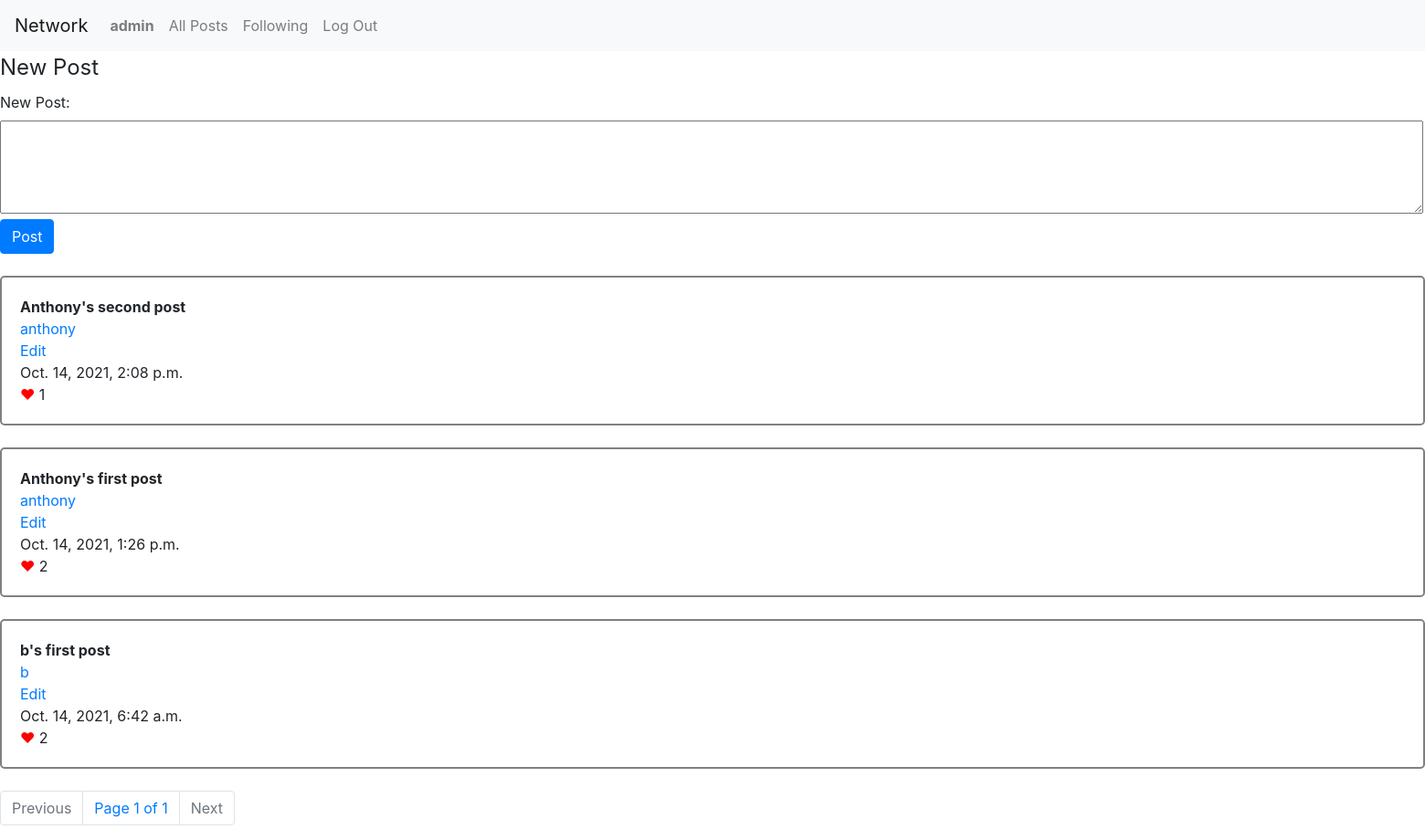
Page /following (signed in) on the committed database.
### network/models.py (models this page shows, shortened)
class User(AbstractUser):
    followers = models.ManyToManyField("User", blank=True, related_name="following")
    profile = models.TextField()

class Post(models.Model):
    user = models.ForeignKey("User", on_delete=models.CASCADE, related_name="posts")
    content = models.TextField(blank=False)
    timestamp = models.DateTimeField(auto_now_add=True)
    likers = models.ManyToManyField("User", related_name="like_posts")
    def likes(self):
        return len(self.likers.all())

### network/views.py (the view)
# urls.py: path("", views.index, name="index"),
def index(request, scope=''):
    if scope == 'following':
        post_list = Post.objects.filter(user__in=request.user.following.all())
    else:
        post_list = Post.objects.all()
    post_list = post_list.order_by("-timestamp").all()
    paginator = Paginator(post_list, 3)
    page_obj = paginator.get_page(request.GET.get('page'))
    return render(request, "network/index.html", {
        'post_form': PostForm().as_table(),
        'page_obj': page_obj,
        })

### network/templates/network/index.html (shortened to what this page needs)
{% extends "network/layout.html" %}
{% load static %}
{% block body %}
    {% if user.is_authenticated %}
    <div id="new-post-area">
        <form>
            <fieldset>
                <legend>New Post</legend>
                {{ post_form }}<br>
                <input type="submit" class="btn btn-primary" value="Post" id="btn-post">
            </fieldset>
        </form><br>
    </div>
    <div id="all-posts">
        {% for post in page_obj %}
        <div class='div-post'>
            <b id='content-{{ post.id }}' data-id='{{ post.id }}'>{{ post.content }}</b>
            <br>
            <a class='follow-{{ post.user }}' data-user='{{ post.user }}' href="javascript:;">{{ post.user }}</a><br>
            <a id='edit-{{ post.id }}' data-id='{{ post.id }}' href='javascript:;'>Edit</a>
            <a id='save-{{ post.id }}' data-id='{{ post.id }}' href='javascript:;' style="display: none;">Save</a><br>
            {{ post.timestamp }}<br>
            <a id='like-{{ post.id }}' data-id='{{ post.id }}' href='javascript:;' style="color: red;">&hearts;</a> <span id='like-num-{{ post.id }}'>{{ post.likes }}</span>
        </div>
        <br>
        {% endfor %}
    </div>
    <div class="pagination">
        <nav aria-label="step-links">
            <ul class="pagination">
                {% if page_obj.has_previous %}
                    <li class="page-item">
                        <a class="page-link" href="?page=1">&laquo; First</a>
                    </li>
                    <li class="page-item">
                        <a class="page-link" href="?page={{ page_obj.previous_page_number }}">Previous</a>
                    </li>
                {% else %}
                    <li class="page-item disabled">
                        <a class="page-link" href="#" tabindex="-1" aria-disabled="true">Previous</a>
                    </li>
                {% endif %}
                <span class="page-link">
                    Page {{ page_obj.number }} of {{ page_obj.paginator.num_pages }}
                </span>
                {% if page_obj.has_next %}
                    <li class="page-item"><a class="page-link" href="?page={{ page_obj.next_page_number }}">Next</a></li>
                    <li class="page-item"><a class="page-link" href="?page={{ page_obj.paginator.num_pages }}">Last &raquo;</a></li>
                {% else %}
                    <li class="page-item disabled">
                        <a class="page-link" href="#" tabindex="1" aria-disabled="true">Next</a>
                    </li>
                {% endif %}
            </ul>
        </nav>
    </div>
    {% endif %}
{% endblock %}

### network/templates/network/layout.html (shortened to what this page needs)
{% load static %}
<!DOCTYPE html>
<html lang="en">
    <head>
        <link rel="stylesheet" href="https://stackpath.bootstrapcdn.com/bootstrap/4.4.1/css/bootstrap.min.css">
        <link href="{% static 'network/styles.css' %}" rel="stylesheet">
    </head>
    <body>
        <nav class="navbar navbar-expand-lg navbar-light bg-light">
            <a class="navbar-brand" href="#">Network</a>
            <div>
              <ul class="navbar-nav mr-auto">
                {% if user.is_authenticated %}
                    <li class="nav-item">
                        <a class="nav-link" href="javascript:;"><strong>{{ user.username }}</strong></a>
                    </li>
                {% endif %}
                <li class="nav-item">
                  <a class="nav-link" href="{% url 'index' %}">All Posts</a>
                </li>
                {% if user.is_authenticated %}
                    <li class="nav-item">
                        <a class="nav-link" href="{% url 'following' %}" id="following_posts">Following</a>
                    </li>
                    <li class="nav-item">
                        <a class="nav-link" href="{% url 'logout' %}">Log Out</a>
                    </li>
                {% endif %}
              </ul>
            </div>
          </nav>
        <div class="body">
            {% block body %}
            {% endblock %}
        </div>
    </body>
</html>

### network/static/network/styles.css (style rules this page uses)
.div-post { border: 2px solid gray; border-radius: 5px; padding: 20px; }

### rows in the picture
User: username "admin"
Post: content "Anthony's second post", user "anthony", timestamp "Oct. 14, 2021, 2:08 p.m.", likes "1"
Post: content "Anthony's first post", user "anthony", timestamp "Oct. 14, 2021, 1:26 p.m.", likes "2"
Post: content "b's first post", user "b", timestamp "Oct. 14, 2021, 6:42 a.m.", likes "2"

### other values in the picture
{{ page_obj.number }} "1"
{{ page_obj.paginator.num_pages }} "1"
